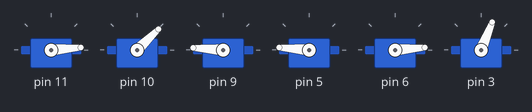
This sketch was run on a simulated Arduino Uno, built with avr-gcc and run on an emulated ATmega328P. Shown: 6 × servo.

Above: at 6.18 s.
At 8.7 s:
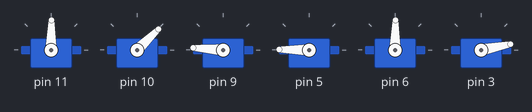
At 15.38 s:
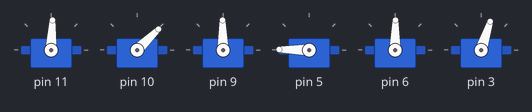
At 22.4 s:
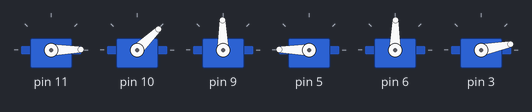
At 29.04 s:
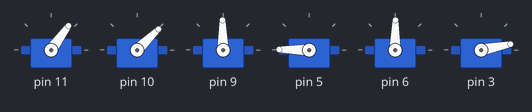
At 35.6 s:
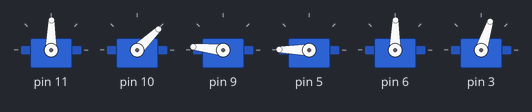
Timing chart, 0 to 40.0 s (numbered marks = the images above):
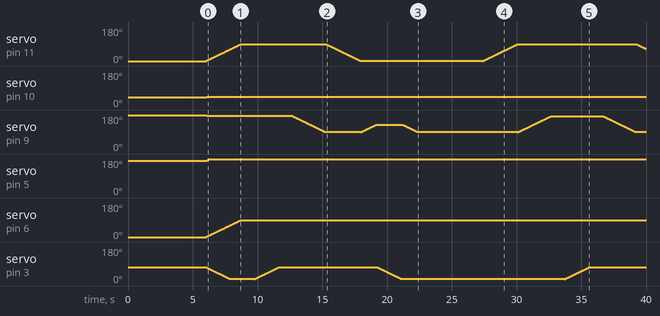

Measured:
- by itself, servo on pin 10: 40° → 44° at 6.0 s
- by itself, servo on pin 5: moves from 170° to 179° over 0.24 s
- by itself, servo on pin 6: moves from 0° to 89° over 2.7 s

The sketch:

codigo_brazoV1.ino
```cpp
#include <Braccio.h>
#include <Servo.h>

Servo base;
Servo shoulder;
Servo elbow;
Servo wrist_rot;
Servo wrist_ver;
Servo gripper;

void setup() {
  Braccio.begin(5);
}

void loop() {
  // Posición para coger la carga (pinzas abiertas)
  Braccio.ServoMovement(50, // Delay entre movimientos
                        90, // 0 - 180
                        45, // 15 - 165
                        175, // 0 - 180
                        180, // 0 - 180
                        90, // 0 - 180
                        0 // 10 - 73
                       );

  delay(1000);

  // Agarra la carga
  Braccio.ServoMovement(50, // Delay entre movimientos
                        90, // 0 - 180
                        45, // 15 - 165
                        175, // 0 - 180
                        180, // 0 - 180
                        90, // 0 - 180
                        73 // 10 - 73
                       );

  delay(1000);

  // Levanta la carga
  Braccio.ServoMovement(50, // Delay entre movimientos
                        90, // 0 - 180
                        45, // 15 - 165
                        90, // 0 - 180
                        180, // 0 - 180
                        90, // 0 - 180
                        73 // 10 - 73
                       );

  // Rota hasta otra posición para dejar la carga (dejando la carga levantada)
  Braccio.ServoMovement(50, // Delay entre movimientos
                        0, // 0 - 180
                        45, // 15 - 165
                        90, // 0 - 180
                        180, // 0 - 180
                        90, // 0 - 180
                        73 // 10 - 73
                       );

  // Baja la carga
  Braccio.ServoMovement(50, // Delay entre movimientos
                        0, // 0 - 180
                        45, // 15 - 165
                        130, // 0 - 180
                        180, // 0 - 180
                        90, // 0 - 180
                        73 // 10 - 73
                       );

  // Abre las pinzas para soltar la carga
  Braccio.ServoMovement(50, // Delay entre movimientos
                        0, // 0 - 180
                        45, // 15 - 165
                        130, // 0 - 180
                        180, // 0 - 180
                        90, // 0 - 180
                        0 // 10 - 73
                       );

  // Levanta el brazo con las pinzas abiertas
  Braccio.ServoMovement(50, // Delay entre movimientos
                        0, // 0 - 180
                        45, // 15 - 165
                        90, // 0 - 180
                        180, // 0 - 180
                        90, // 0 - 180
                        0 // 10 - 73
                       );

  delay(5000);

  // Rota el brazo con las pinzas abiertas
  Braccio.ServoMovement(50, // Delay entre movimientos
                        90, // 0 - 180
                        45, // 15 - 165
                        90, // 0 - 180
                        180, // 0 - 180
                        90, // 0 - 180
                        0 // 10 - 73
                       );
}
```
